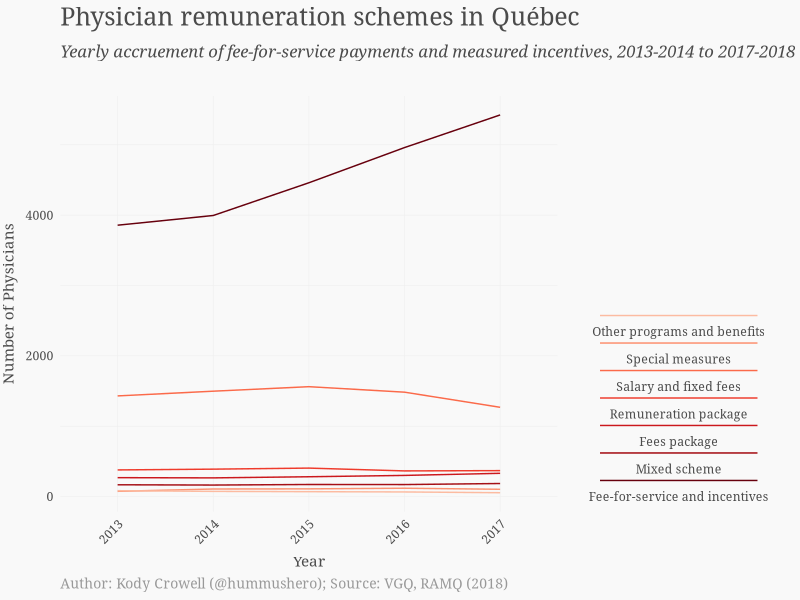
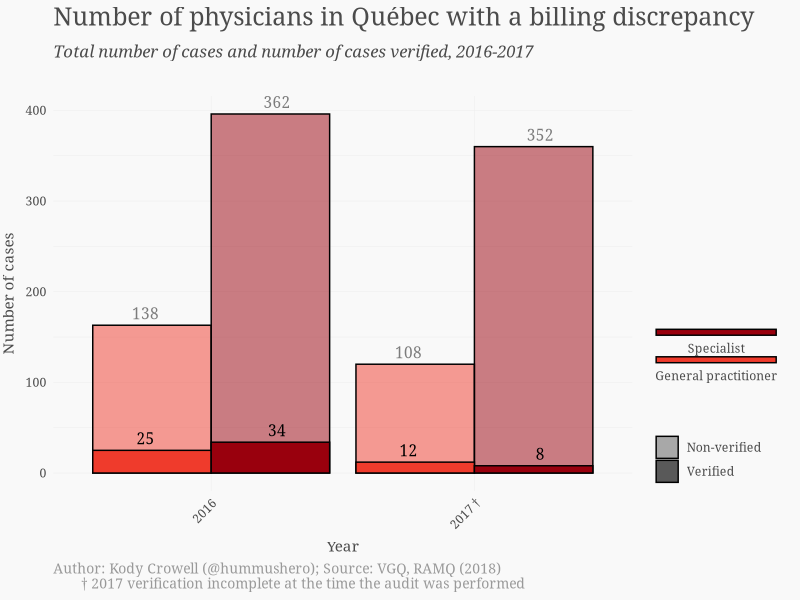
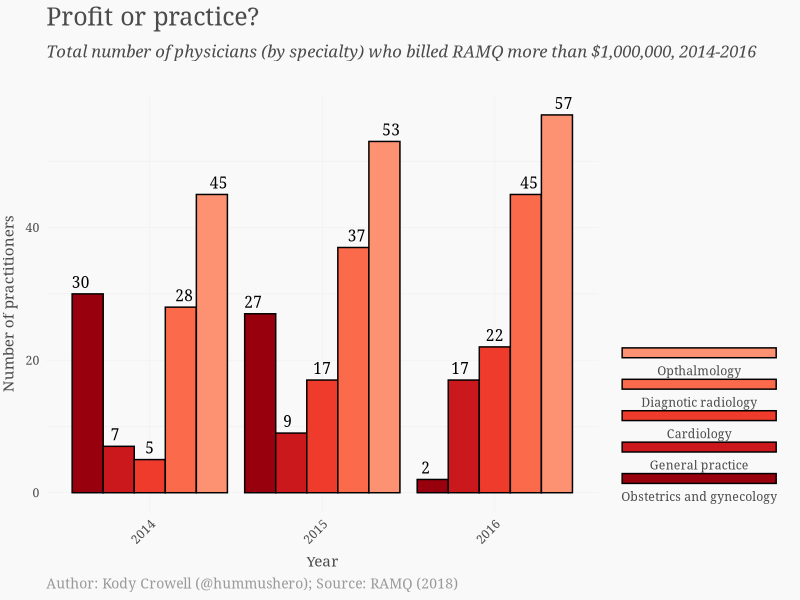

The R script that drew these images, in order:
# filename: qc-medicare.R (v1)
# author:   kody crowell
# date:     desc 01, 2018

## see also
# https://www.bbc.com/news/health-42572110
# http://www.ramq.gouv.qc.ca/fr/donnees-et-statistiques/Pages/statistiques-frequemment-demandees.aspx
# https://www4.prod.ramq.gouv.qc.ca/IST/CD/CDF_DifsnInfoStats/CDF1_CnsulInfoStatsCNC_iut/DifsnInfoStats.aspx?ETAPE_COUR=2&LANGUE=en-CA#PosMiddleTab
# http://www.ramq.gouv.qc.ca/fr/donnees-et-statistiques/Pages/la-regie-en-quelques-chiffres.aspx
# http://www.vgq.gouv.qc.ca/fr/fr_publications/fr_rapport-annuel/fr_2018-2019-novembre2018/fr_Rapport2018-2019-novembre2018.pdf
# https://www.cbc.ca/news/canada/montreal/quebec-doctor-fees-pointe-st-charles-1.4497324
# https://ccpsc.qc.ca/en/node/1961

# load libs
library(ggplot2)
library(tidyr)
library(dplyr)
library(reshape2)
library(readxl)
library(RColorBrewer)

theme_set(theme_minimal())

mir.red <- "#cf0808" #"#f00d0d"
mir.white <- "#f9f9f9"
mir.gray <- "#4b4b4b"
mir.lgray <- "#eeeeee"
red.ramp <- c('#fee5d9','#fcbba1','#fc9272','#fb6a4a','#ef3b2c','#cb181d','#99000d')

theme_mir <- function(...) {
  theme_minimal() +
    theme(
      text = element_text(family = "Georgia", color = mir.gray),
      axis.line = element_blank(),
      axis.ticks = element_blank(),
      axis.text.x = element_text(angle=45, hjust=1),
      axis.text.y = element_text(size=rel(1)),
      axis.title.y = element_text(size=rel(1), vjust=2),
      axis.title.x = element_text(size=rel(1), vjust=-0.5),
      panel.grid.major = element_line(color = mir.lgray, size = 0.2),
      panel.grid.minor = element_line(color = mir.lgray, size = 0.2),
      plot.background = element_rect(fill = mir.white, color = NA), 
      panel.background = element_rect(fill = mir.white, color = NA), 
      legend.background = element_rect(fill = mir.white, color = NA),
      panel.border = element_blank(),
      ...
    )
}

## tabulate date
# rémunération versée en 2017-2018
tab1 <- data.frame(genre = c("spec", "omni"), 
                  million = c(4770, 2968),
                  nombre = c(11283, 10126))

# modes de rémunération de 2013-2014 à 2017-2018 (en pourcentage)
# 62 million requests for payment in 2017-2018
tab2 <- data.frame(annee = c("2013", "2014", "2015", "2016", "2017"),
                   acte = c(61.4, 61.5, 63.2, 66.4, 70.1),
                   autres = c(38.6, 38.5, 36.8, 33.6, 29.9))


# médecins présentant un écart de facturation (outils de dépistage) et taux de vérification
# seuil minimal de 50% et un cible de 75%
tab3 <- data.frame(annee = c("2016", "2016", "2017 †", "2017 †"),
                   genre = c("omni", "spec", "omni", "spec"),
                   nombre = c(163, 396, 120, 360),
                   verifies = c(25, 34, 12, 8))

# fluctuation des dossiers à analyser en inventaire
tab4 <- data.frame(annee = c("2015", "2016", "2017"),
                   en_debut = c(2,11,69),
                   pendant = c(16, 103, 135),
                   debut_danalyse = c(7,45,114),
                   finalises = c(56, 31, 23))

# Il s’agit du pourcentage des dossiers ajoutés à l’inventaire pendant l’exercice qui étaient finalisés
# lors de nos travaux.

# La RAMQ n’a pas encore atteint le seuil de dossiers présentant des écarts de facturation
# (dépistage) à analyser annuellement.
# Des méthodes de contrôle prévues au processus d’analyse de la facturation sont peu
# réalisées à ce jour ou nécessitent d’être raffinées pour donner de meilleurs résultats.

# évolution des modes de rémunération
annx2 <- data.frame(annee = c("2013", "2014", "2015", "2016", "2017"),
                    acte = c(3857, 3995, 4460, 4960, 5424),
                    mixte = c(1431, 1498, 1562, 1484, 1269),
                    honoraires = c(379, 390, 405, 365, 369),
                    forfait = c(269, 266, 282, 301, 331),
                    salaire = c(84, 74, 70, 66, 55),
                    partic = c(75, 108, 110, 119, 104),
                    autre = c(168, 164, 172, 171, 186))

# Nombre de médecins ayant facturé 1 000 000 $ et plus à la RAMQ 
mil.plus <- read_xlsx("Medecin_montant_million_an.xlsx", col_names=T)

# rise of FFS over years
labs = c("Fee-for-service and incentives", "Mixed scheme", "Fees package", "Remuneration package",
         "Salary and fixed fees", "Special measures", "Other programs and benefits")
ggplot(data=annx2 %>% gather(mode, value, -annee)    , 
  aes(x=annee, y=value, group=as.factor(mode), colour=as.factor(mode))) +
  geom_line(stat="identity") +
  labs(x="Year", y="Number of Physicians",
       title="Physician remuneration schemes in Québec",
       subtitle="Yearly accruement of fee-for-service payments and measured incentives, 2013-2014 to 2017-2018",
       caption="Author: Kody Crowell (@hummushero); Source: VGQ, RAMQ (2018)") +
  scale_color_manual(values=rev(brewer.pal(9, "Reds")), name="", labels=labs,
                    guide = guide_legend(
                      direction = "vertical", keyheight = unit(2, units = "mm"),
                      keywidth = unit(50/length(labels), units = "mm"),
                      title.position = 'right', title.hjust = 0.5, label.hjust = 0.5,
                      reverse = T, label.position = "bottom")) +
  theme_mir() +
  theme(strip.text.x = element_text(size=rel(1)),
        strip.text.y = element_text(size=rel(1)),
        strip.background = element_blank(),
        legend.background = element_blank(),
        legend.justification = c(0, 0),
        plot.title = element_text(size=18, margin=margin(b=10)),
        plot.subtitle = element_text(size=12, color=mir.gray, face="italic",
                                     margin=margin(b=25)),
        plot.caption = element_text(size=10, margin=margin(t=10), 
                                    color="grey60", hjust=0)) # 1400x800

# verified facturation
labs = c("General practitioner", "Specialist")
ggplot(data=melt(tab3) %>% mutate(value2=c(138, 362, 108, 352, 25, 34, 12, 8)), 
       aes(annee, value, group=genre, fill=genre, alpha=variable, label=value2)) +
  geom_bar(stat="identity", position="dodge", colour="black") +
  labs(x="Year", y="Number of cases",
       title="Number of physicians in Québec with a billing discrepancy",
       subtitle="Total number of cases and number of cases verified, 2016-2017",
       caption="Author: Kody Crowell (@hummushero); Source: VGQ, RAMQ (2018)
       † 2017 verification incomplete at the time the audit was performed") +
  scale_fill_manual(values=rev(red.ramp[c(7,5)]), name="", labels=labs,
                      guide = guide_legend(
                        direction = "vertical", keyheight = unit(2, units = "mm"),
                        keywidth = unit(30/length(labels), units = "mm"),
                        title.position = 'right', title.hjust = 0.5, label.hjust = 0.5,
                        reverse = T, label.position = "bottom")) +
  scale_alpha_manual(values=c(0.5, 1), name="", labels=c("Non-verified", "Verified")) +
  geom_text(family="Georgia", vjust=-0.5, position=position_dodge(width = 1),
            show.legend = FALSE) +
  theme_mir() +
  theme(strip.text.x = element_text(size=rel(1)),
        strip.text.y = element_text(size=rel(1)),
        strip.background = element_blank(),
        legend.background = element_blank(),
        legend.justification = c(0, 0),
        plot.title = element_text(size=18, margin=margin(b=10)),
        plot.subtitle = element_text(size=12, color=mir.gray, face="italic",
                                     margin=margin(b=25)),
        plot.caption = element_text(size=10, margin=margin(t=10), 
                                    color="grey60", hjust=0)) # 1000x800

# practices who charged a million or more to RAMQ -- total 166, 202, 195 (2016)
# opthal and radiologie upwards of 2 million
mil.plus.5 <- mil.plus %>% filter(`2016` > 9 | `2014` > 8) %>% arrange(`2016`)
mil.plus.5$Spécialité <- factor(mil.plus.5$Spécialité, 
                                levels=c("Obstétrique et gynécologie", "Omnipraticien", 
                                         "Cardiologie", "Radiologie diagnostique", "Ophtalmologie"))

labs <- c("Obstetrics and gynecology", "General practice", "Cardiology", "Diagnotic radiology", "Opthalmology")
ggplot(data=mil.plus.5 %>% melt(), 
       aes(variable, value, group=Spécialité, fill=Spécialité, label=value)) +
  geom_bar(stat="identity", position="dodge", colour="black") +
  labs(x="Year", y="Number of practitioners",
       title="Profit or practice?",
       subtitle="Total number of physicians (by specialty) who billed RAMQ more than $1,000,000, 2014-2016",
       caption="Author: Kody Crowell (@hummushero); Source: RAMQ (2018)") +
  scale_fill_manual(values=rev(red.ramp), name="", labels=labs,
                    guide = guide_legend(
                      direction = "vertical", keyheight = unit(3, units = "mm"),
                      keywidth = unit(20/length(labels), units = "mm"),
                      title.position = 'right', title.hjust = 0.5, label.hjust = 0.5,
                      reverse = T, label.position = "bottom")) +
  scale_alpha_manual(values=c(0.5, 1), name="", labels=c("Non-verified", "Verified")) +
  geom_text(family="Georgia", vjust=-0.5, position=position_dodge(width = 1)) +
  theme_mir() +
  theme(strip.text.x = element_text(size=rel(1)),
        strip.text.y = element_text(size=rel(1)),
        strip.background = element_blank(),
        legend.background = element_blank(),
        legend.justification = c(0, 0),
        plot.title = element_text(size=18, margin=margin(b=10)),
        plot.subtitle = element_text(size=12, color=mir.gray, face="italic",
                                     margin=margin(b=25)),
        plot.caption = element_text(size=10, margin=margin(t=10), 
                                    color="grey60", hjust=0)) # 1200x800

################################################################################
# notes

# La RAMQ a revu le processus d’analyse de la facturation afin qu’il soit plus
# efficace. Toutefois, en raison du court délai depuis l’implantation des nouvelles
# façons de faire, la RAMQ n’est pas encore en mesure de démontrer clairement
# les retombées positives de cette révision.

# En vertu de l’article 64 de la Loi sur l’assurance maladie, la RAMQ est tenue
# de vérifier périodiquement, par voie d’échantillonnage, si les services assurés
# dont elle a assumé le coût ont effectivement été rendus.

# Premièrement, certains modes de rémunération et mesures incitatives
# étaient peu ou pas contrôlés a posteriori. Deuxièmement, les travaux d’analyse
# de la facturation portaient sur un nombre restreint de services facturés. Par
# exemple, en 2014, seulement 2% des médecins avaient fait l’objet d’une analyse
# de leur facturation, et ce, généralement pour un seul code d’acte. Troisièmement,
# les outils utilisés pour analyser la facturation n’étaient concentrés que sur les
# médecins dont le profil de facturation s’écartait de la moyenne observée chez
# leurs confrères. La RAMQ omettait ainsi de considérer les cas où l’utilisation d’un
# code d’acte de façon inappropriée serait largement répandue dans la pratique.

# Il y a eu une récupération de près de 160000 dollars provenant de l’investigation
# concernant 64 médecins à la suite d’un échantillonnage ciblé
# parmi les 200 médecins ayant facturé le plus de per diem sans acte au
# cours d’une année

# Une surveillance accrue a aussi été mise en place à l’égard des médecins
# auxquels la RAMQ verse plus de 1 million de dollars annuellement (184 médecins
# en 2016)

# La RAMQ a entrepris des actions visant à élargir la portée des contrôles
# a posteriori pour les modes de rémunération autres que celui à l’acte, dont
# les mesures incitatives. Cependant, ces contrôles demeurent insuffisants
# pour fournir une assurance raisonnable que les versements sont conformes
# aux ententes

# She noted that as part of her audit the RAMQ had a closer 
# look at the billing practices of 184 doctors who charge 
# the RAMQ more than $1 million a year. With one series of 
# checks, it hauled back $10 million in overpayments.

# Les pouvoirs de la RAMQ ont été élargis afin de lui permettre d’accentuer
# l’effet dissuasif de ses mesures de contrôle. Il est cependant encore trop tôt
# pour apprécier l’impact réel de ces nouveaux pouvoirs.

# L’impact des nouvelles sanctions administratives pécuniaires pouvant être appliquées
# par la RAMQ ne peut être encore constaté et évalué en raison du court délai depuis
# l’entrée en vigueur de ce nouveau pouvoir

# $7.7 million handed to doctors in 2017-2018
# plus de 21 409 medecins inscrits a la regie de l'assurance maladie du quebec
# 70% a l'acte

# eyecare costs went up after accessory fees banned
# after accessory fee ban, 58% frais administratifs -- generaliste
# specialiste -- 83% soins des yeux, medicaments, frais administraifs
